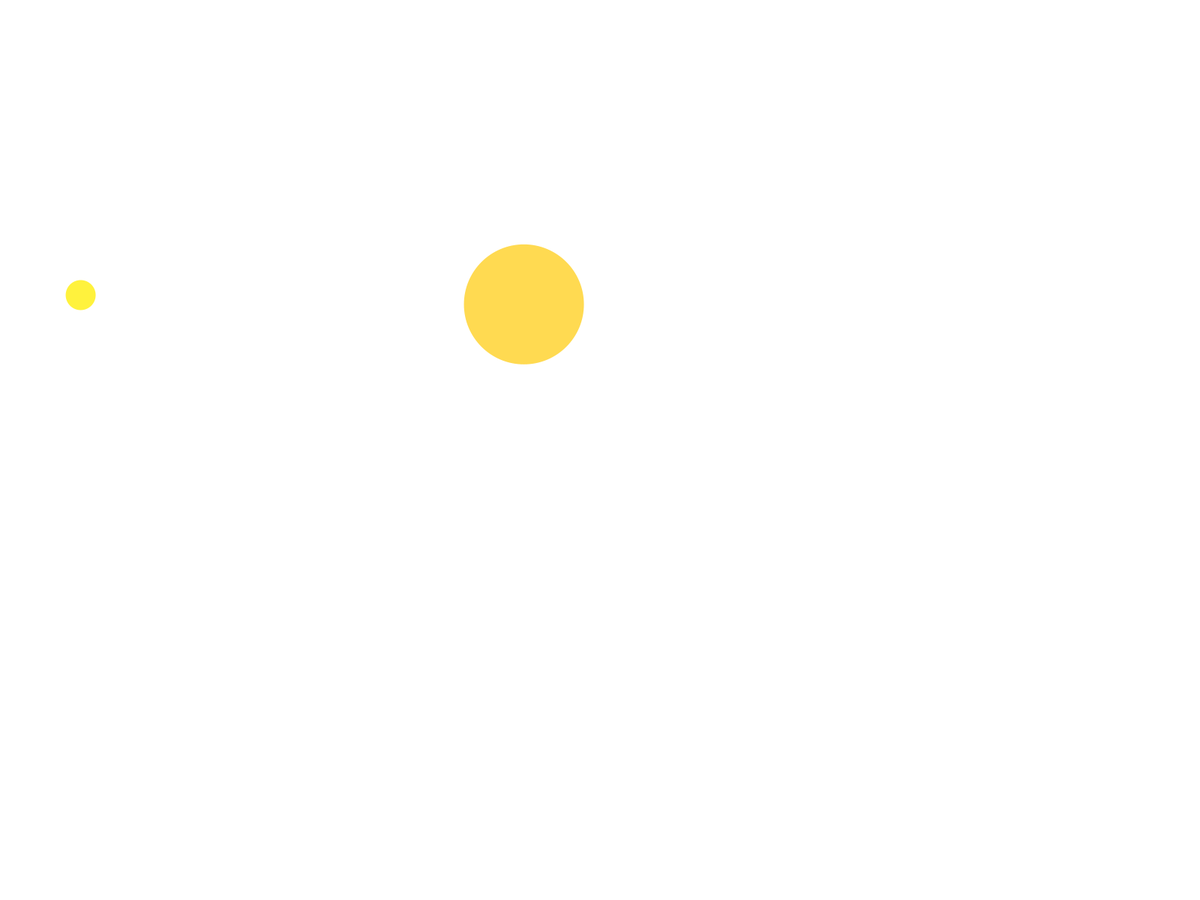
Frame 1 (no input)
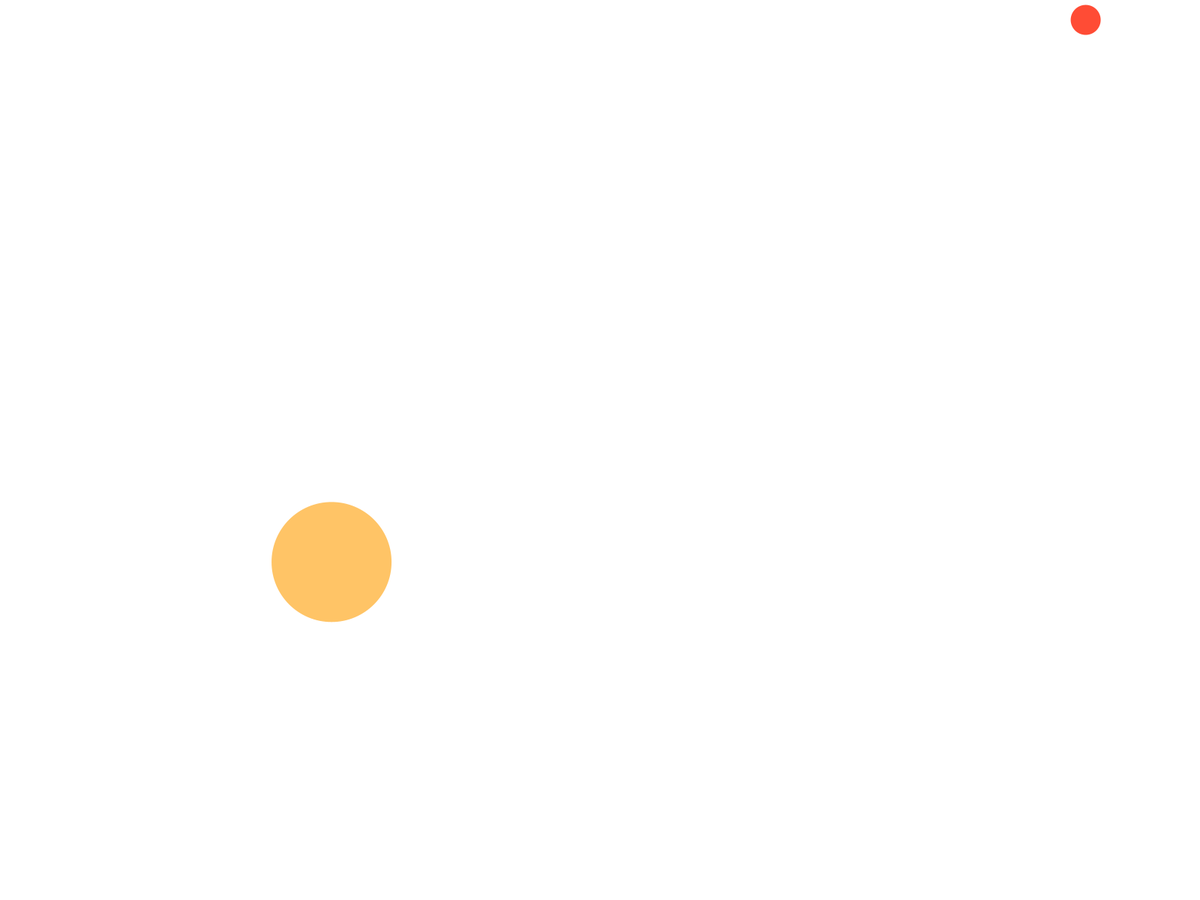
Frame 60 (the mouse pressed at the canvas centre just before this capture)
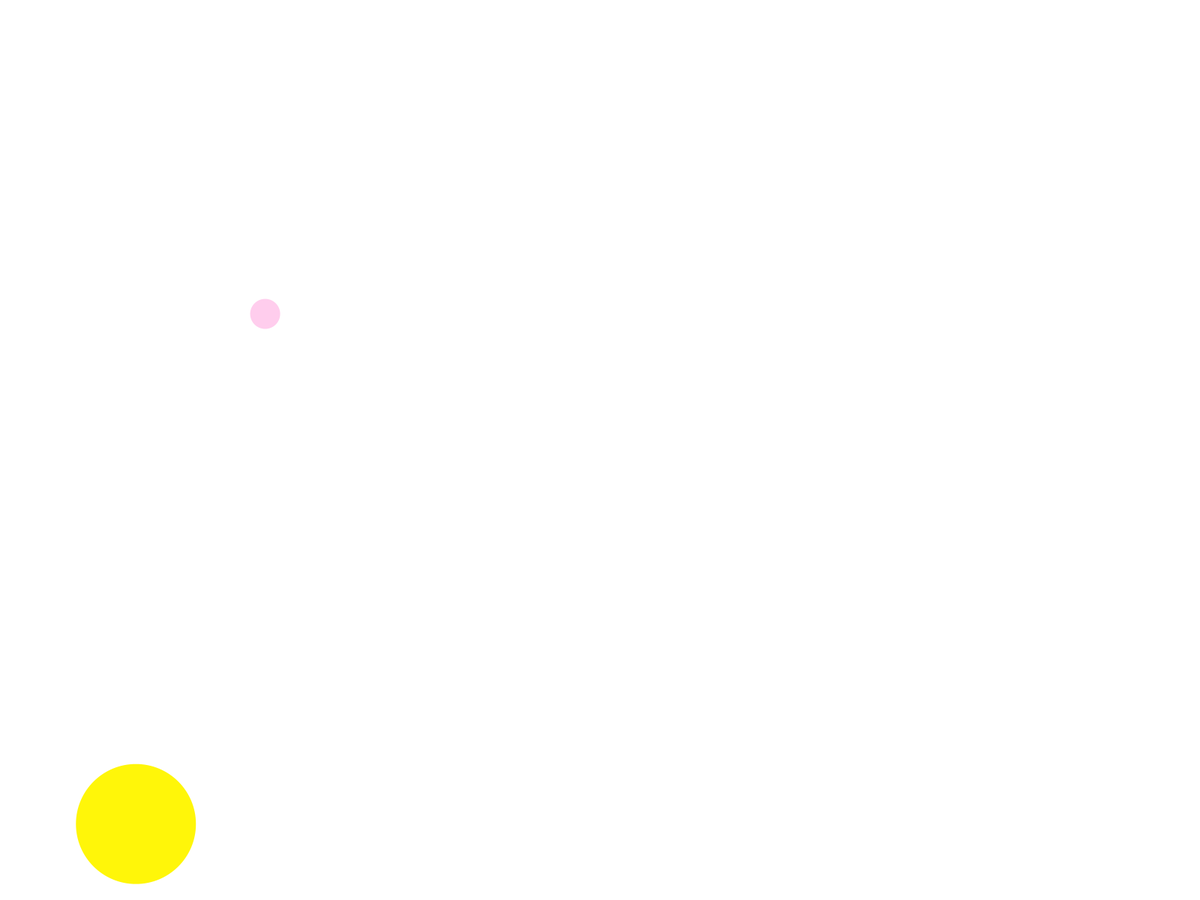
Frame 120 (the mouse held since frame 60 and released just before this capture)

The Processing sketch that drew these frames (run headless with seeded random() and noise(); from frame 60 on, the mouse is pressed at the canvas centre):

// Processing sketch: sketch
// ── sketch.pde

ArrayList<Ball> balls = new ArrayList<Ball>();
int start = millis();
int backgroundRed = 255;
int backgroundGreen = 255;
int backgroundBlue = 255;


void setup() {
  fullScreen();
  balls.add(new Ball(100, 400, 20)); 
  balls.add(new Ball(700, 400, 80)); 
}

void draw() {
  background(backgroundRed, backgroundGreen, backgroundBlue);

  for (Ball b : balls) {
    b.update();
    b.display();
    b.checkBoundaryCollision();
    for (Ball b2 : balls){
      b.checkCollision(b2); 
    }
  }

    if (millis() > start + 10000) {
    start = millis();
    int radius = int(random(10, 100));
    balls.add(new Ball(200, 400, radius));
    
    // If there are already twenty balls on screen set back to two balls
    if (balls.size() > 12) {
      // balls = new ArrayList<Ball>();
      // balls.add(new Ball(700, 400, 80));
      int i = int(random(balls.size())); 
      for(; i > 0; i --){ 
        balls.remove(i); 
      }
    }
    
    // Update the background color depending on the current amount of balls on the screen
    backgroundRed = int(map(balls.size(), 2, 20, 255, 0));
    backgroundGreen = int(map(balls.size(), 2, 20, 255, 154)); 
  }
  
}



class Ball {
  PVector position;
  PVector velocity;

  float radius, m;
  int begin; 

  Ball(float x, float y, float r_) {
    position = new PVector(x, y);
    velocity = PVector.random2D();
    velocity.mult(int(random(3, 15)));
    radius = r_;
    m = radius*.1;
  }

  void update() {
    position.add(velocity);
  }

  void checkBoundaryCollision() {
    if (position.x > width-radius) {
      position.x = width-radius;
      velocity.x *= -1;
    } else if (position.x < radius) {
      position.x = radius;
      velocity.x *= -1;
    } else if (position.y > height-radius) {
      position.y = height-radius;
      velocity.y *= -1;
    } else if (position.y < radius) {
      position.y = radius;
      velocity.y *= -1;
    }
  }

  void checkCollision(Ball other) {

    // Get distances between the balls components
    PVector distanceVect = PVector.sub(other.position, position);

    // Calculate magnitude of the vector separating the balls
    float distanceVectMag = distanceVect.mag();

    // Minimum distance before they are touching
    float minDistance = radius + other.radius;

    if (distanceVectMag < minDistance) {
      float distanceCorrection = (minDistance-distanceVectMag)/2.0;
      PVector d = distanceVect.copy();
      PVector correctionVector = d.normalize().mult(distanceCorrection);
      other.position.add(correctionVector);
      position.sub(correctionVector);

      // get angle of distanceVect
      float theta  = distanceVect.heading();
      // precalculate trig values
      float sine = sin(theta);
      float cosine = cos(theta);

      /* bTemp will hold rotated ball positions. You 
       just need to worry about bTemp[1] position*/
      PVector[] bTemp = {
        new PVector(), new PVector()
      };

      /* this ball's position is relative to the other
       so you can use the vector between them (bVect) as the 
       reference point in the rotation expressions.
       bTemp[0].position.x and bTemp[0].position.y will initialize
       automatically to 0.0, which is what you want
       since b[1] will rotate around b[0] */
      bTemp[1].x  = cosine * distanceVect.x + sine * distanceVect.y;
      bTemp[1].y  = cosine * distanceVect.y - sine * distanceVect.x;

      // rotate Temporary velocities
      PVector[] vTemp = {
        new PVector(), new PVector()
      };

      vTemp[0].x  = cosine * velocity.x + sine * velocity.y;
      vTemp[0].y  = cosine * velocity.y - sine * velocity.x;
      vTemp[1].x  = cosine * other.velocity.x + sine * other.velocity.y;
      vTemp[1].y  = cosine * other.velocity.y - sine * other.velocity.x;

      /* Now that velocities are rotated, you can use 1D
       conservation of momentum equations to calculate 
       the final velocity along the x-axis. */
      PVector[] vFinal = {  
        new PVector(), new PVector()
      };

      // final rotated velocity for b[0]
      vFinal[0].x = ((m - other.m) * vTemp[0].x + 2 * other.m * vTemp[1].x) / (m + other.m);
      vFinal[0].y = vTemp[0].y;

      // final rotated velocity for b[0]
      vFinal[1].x = ((other.m - m) * vTemp[1].x + 2 * m * vTemp[0].x) / (m + other.m);
      vFinal[1].y = vTemp[1].y;

      // hack to avoid clumping
      bTemp[0].x += vFinal[0].x;
      bTemp[1].x += vFinal[1].x;

      /* Rotate ball positions and velocities back
       Reverse signs in trig expressions to rotate 
       in the opposite direction */
      // rotate balls
      PVector[] bFinal = { 
        new PVector(), new PVector()
      };

      bFinal[0].x = cosine * bTemp[0].x - sine * bTemp[0].y;
      bFinal[0].y = cosine * bTemp[0].y + sine * bTemp[0].x;
      bFinal[1].x = cosine * bTemp[1].x - sine * bTemp[1].y;
      bFinal[1].y = cosine * bTemp[1].y + sine * bTemp[1].x;

      // update balls to screen position
      other.position.x = position.x + bFinal[1].x;
      other.position.y = position.y + bFinal[1].y;

      position.add(bFinal[0]);

      // update velocities
      velocity.x = cosine * vFinal[0].x - sine * vFinal[0].y;
      velocity.y = cosine * vFinal[0].y + sine * vFinal[0].x;
      other.velocity.x = cosine * vFinal[1].x - sine * vFinal[1].y;
      other.velocity.y = cosine * vFinal[1].y + sine * vFinal[1].x;
    }
  }

  void display() {
    noStroke();
    fill(255, int(random(1,255)), int(random(1,255)));
    ellipse(position.x, position.y, radius*2, radius*2);
  }
}
